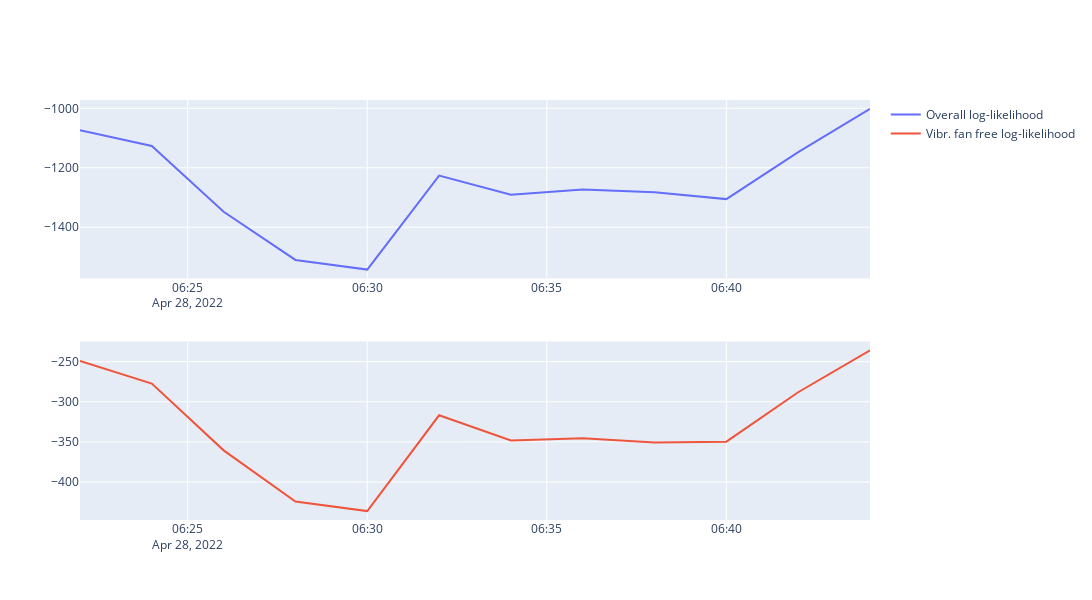

Notebook cell for this chart:
### Code cell
decomp_loglks2 = decomp_loglks
feature = 'Vibr. fan free'
fig = make_subplots(rows=2, cols=1)

fig.append_trace(go.Scatter(
    mode='lines',
    x=decomp_loglks2.index[dbn_size:],
    y=decomp_loglks2.sum(axis=1),
    marker=dict(
        line=dict(
            width=.01
        )
    ),
    name='Overall log-likelihood'
), row=1, col=1)

fig.append_trace(go.Scatter(
    mode='lines',
    x=decomp_loglks2.index[dbn_size:],
    y=decomp_loglks2[feature],
    marker=dict(
        line=dict(
            width=.01
        )
    ),
    name=f'{feature} log-likelihood'
), row=2, col=1)

fig.update_xaxes(matches='x')
fig.update_layout(height=600, width=1400, showlegend=True)
fig.show()

### Figure 1 — Plotly figure (JSON) as saved in the notebook; plotly's stock layout.template omitted (floating-point values rounded to 4 significant figures)
{"data": [{"marker": {"line": {"width": 0.01}}, "mode": "lines", "name": "Overall log-likelihood", "type": "scatter", "x": ["2022-04-28T06:22:00", "2022-04-28T06:24:00", "2022-04-28T06:26:00", "2022-04-28T06:28:00", "2022-04-28T06:30:00", "2022-04-28T06:32:00", "2022-04-28T06:34:00", "2022-04-28T06:36:00", "2022-04-28T06:38:00", "2022-04-28T06:40:00", "2022-04-28T06:42:00", "2022-04-28T06:44:00"], "xaxis": "x", "y": [-1074.0, -1127.0, -1348.0, -1510.0, -1542.0, -1226.0, -1291.0, -1273.0, -1283.0, -1305.0, -1148.0, -1002.0, -848.0, -754.8, -584.2, -372.6, -363.7, -369.0], "yaxis": "y"}, {"marker": {"line": {"width": 0.01}}, "mode": "lines", "name": "Vibr. fan free log-likelihood", "type": "scatter", "x": ["2022-04-28T06:22:00", "2022-04-28T06:24:00", "2022-04-28T06:26:00", "2022-04-28T06:28:00", "2022-04-28T06:30:00", "2022-04-28T06:32:00", "2022-04-28T06:34:00", "2022-04-28T06:36:00", "2022-04-28T06:38:00", "2022-04-28T06:40:00", "2022-04-28T06:42:00", "2022-04-28T06:44:00"], "xaxis": "x2", "y": [-248.9, -277.3, -360.6, -424.5, -436.3, -316.9, -348.2, -345.4, -350.7, -349.8, -288.1, -235.9, -169.3, -134.0, -62.89, 6.203, 6.225, 6.223], "yaxis": "y2"}], "layout": {"height": 600, "showlegend": true, "width": 1400, "xaxis": {"anchor": "y", "domain": [0, 1], "matches": "x"}, "xaxis2": {"anchor": "y2", "domain": [0, 1], "matches": "x"}, "yaxis": {"anchor": "x", "domain": [0.575, 1]}, "yaxis2": {"anchor": "x2", "domain": [0, 0.425]}}}
